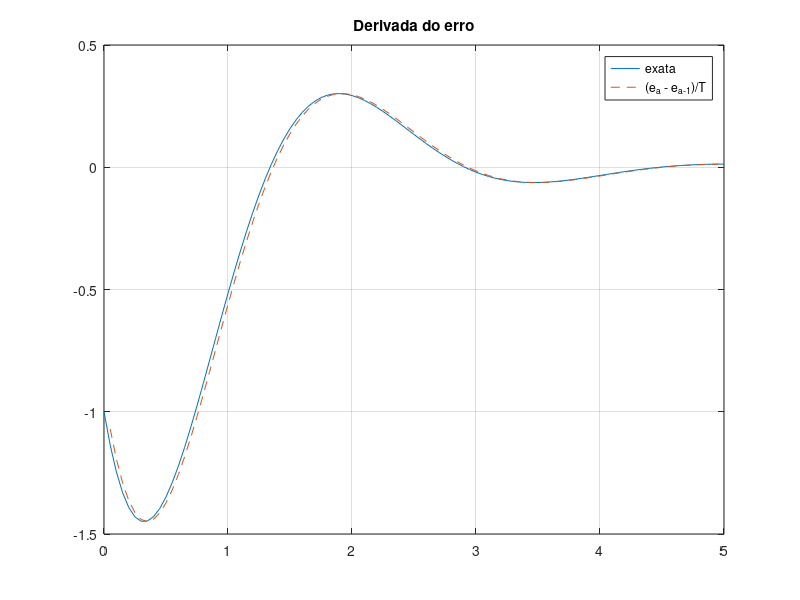
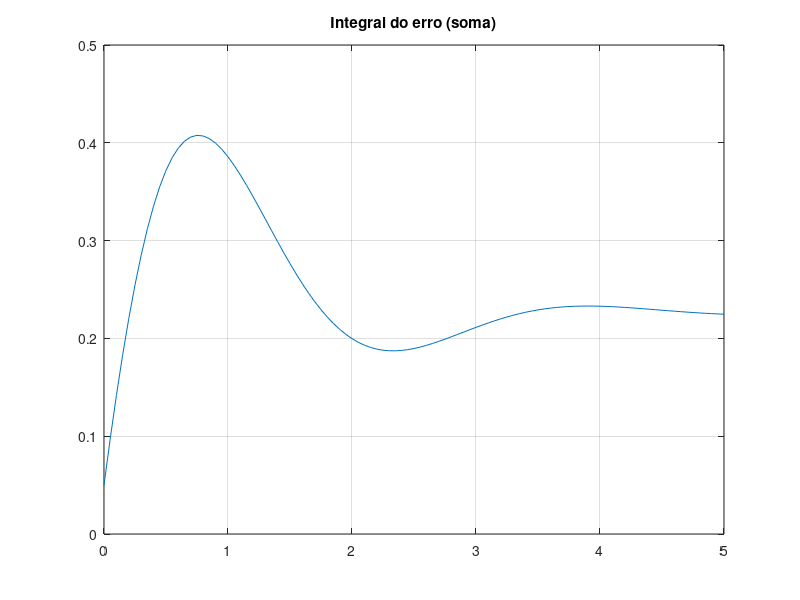
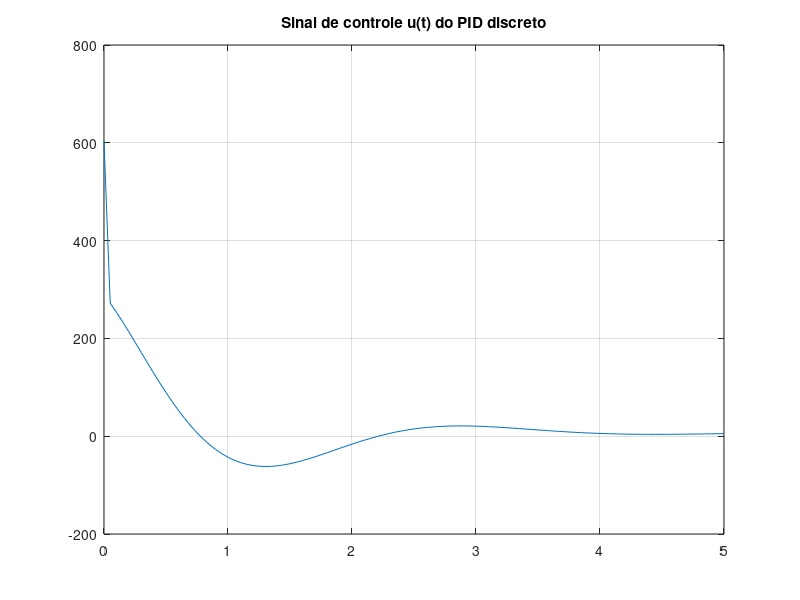

MATLAB code to generate these figures, in order:
%% a10 - Derivada e integral discretas do erro
% =========================================================================
% EQUAÇÕES
%   Derivada (diferença para trás):
%       de/dt |t=ta  ~  (e(ta) - e(ta-1)) / (ta - ta-1) = (e_a - e_a-1)/T
%   Laplace:  L{de/dt} = s E(s) - e(0)  ->  s E(s)  (cond. iniciais nulas)
%   Discreto: s ~ (1 - z^-1)/T = (z - 1)/(T z)
%
%   Integral (soma retangular):
%       I_a = I_a-1 + T*e_a       Laplace: E(s)/s      Discreto: T z/(z - 1)
%
%   PID discreto:  u_a = K1 e_a + K2 I_a + K3 (e_a - e_a-1)/T
% =========================================================================
clear; clc; close all

%% 1) Comparar derivada aproximada com a exata
T  = 0.05;
t  = 0:T:5;
e  = exp(-t).*cos(2*t);
de_exata = -exp(-t).*cos(2*t) - 2*exp(-t).*sin(2*t);
de_aprox = diff(e)/T;                    % (e_a - e_a-1)/T

figure; plot(t, de_exata, t(2:end), de_aprox, '--'); grid on
legend('exata', '(e_a - e_{a-1})/T'); title('Derivada do erro')

%% 2) Integral aproximada
I = cumsum(e)*T;                         % I_a = I_a-1 + T e_a
figure; plot(t, I); grid on; title('Integral do erro (soma)')

%% 3) Equivalentes em z
K3 = 15;
D_z = tf(K3*[1 -1], [T 0], T)            % K3 (z-1)/(T z)
I_z = tf([T 0], [1 -1], T)               % T z/(z-1)

%% 4) Laço do PID discreto (como seria no microcontrolador)
K1 = 301.5; K2 = 30;
I_ac = 0; e_ant = 0; u = zeros(size(e));
for a = 1:numel(e)
    I_ac  = I_ac + T*e(a);
    D     = (e(a) - e_ant)/T;
    u(a)  = K1*e(a) + K2*I_ac + K3*D;
    e_ant = e(a);
end
figure; plot(t, u); grid on; title('Sinal de controle u(t) do PID discreto')
